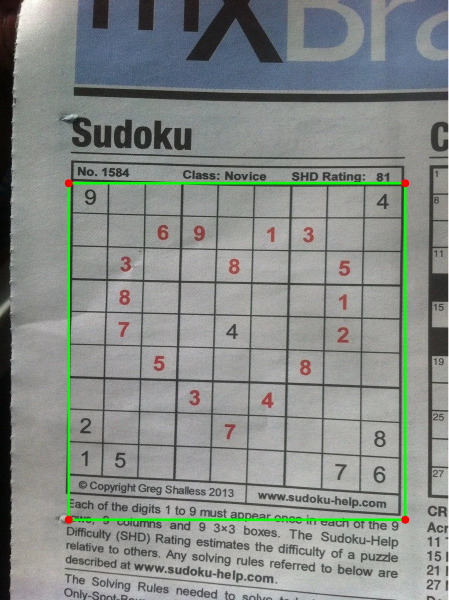
#> input picture _archive/legacy_detection/evaluation/debug_images/0bQYX6pmZoRR9NOFSPc3QqogIfipaCvqgHovs9aq0wc_generalized_hough.jpg, 897 x 1200 px (shown at 1/2 size)
$ python -i test_edge_detection.py   (imports and definitions only)
#> lines starting #> are read from the running program, lines starting #| are printed output that depends on the picture
"""
Unit tests for cell edge detection.

Tests ROI extraction, Canny edge detection, Hough lines, and line classification.
"""

import sys
from pathlib import Path

import cv2
import numpy as np
import pytest

# Add project and notebook utils to path
PROJECT_ROOT = Path(__file__).parent.parent.parent
sys.path.insert(0, str(PROJECT_ROOT))
sys.path.insert(0, str(PROJECT_ROOT / "notebooks" / "cell_detection"))

from utils.geometry import line_angle, line_intersection, classify_line_orientation


class TestROIExtraction:
    """Tests for Region of Interest extraction."""

    # [52 lines left out: functions test_roi_contains_bbox, test_roi_handles_edge_bbox, test_roi_offset_tracking, not called in this run]


class TestCannyEdgeDetection:
    """Tests for Canny edge detection."""

    # [31 lines left out: functions test_detects_edges_on_simple_shape, test_no_edges_on_uniform_image, test_threshold_sensitivity, not called in this run]


class TestHoughLines:
    """Tests for Hough line detection."""

    # [53 lines left out: functions test_detects_horizontal_line, test_detects_vertical_line, test_min_line_length_filter, test_detects_multiple_lines, not called in this run]


class TestLineAngle:
    """Tests for line angle calculation."""

    # [28 lines left out: functions test_horizontal_line_angle, test_vertical_line_angle, test_diagonal_line_angle, test_handles_zero_length_line, not called in this run]


class TestLineClassification:
    """Tests for line classification as horizontal/vertical/diagonal."""

    # [28 lines left out: functions test_classifies_horizontal, test_classifies_vertical, test_classifies_diagonal, test_near_horizontal_within_threshold, not called in this run]


class TestLineIntersection:
    """Tests for line intersection calculation."""

    # [43 lines left out: functions test_perpendicular_intersection, test_parallel_lines_no_intersection, test_angled_intersection, test_intersection_outside_segments, not called in this run]


class TestEdgeSelection:
    """Tests for selecting best cell edges."""

    # [25 lines left out: functions test_selects_topmost_horizontal, test_selects_leftmost_vertical, not called in this run]


class TestCellCornerComputation:
    """Tests for computing cell corners from intersection."""

    # [33 lines left out: functions test_computes_square_cell, test_computes_rectangular_cell, not called in this run]


class TestIntegration:
    """Integration tests for the full edge detection pipeline."""

    # [14 lines left out: function test_detects_cell_edges_in_synthetic_grid, not called in this run]

    def test_hough_finds_lines_in_synthetic_grid(self, synthetic_grid_image):
        """Test Hough line detection on synthetic grid."""
        image, _ = synthetic_grid_image(size=450)

        gray = cv2.cvtColor(image, cv2.COLOR_BGR2GRAY)
        edges = cv2.Canny(gray, 50, 150)

        lines = cv2.HoughLinesP(
            edges, 1, np.pi/180, threshold=50,
            minLineLength=30, maxLineGap=10
        )

        # Should find many lines (grid has lots of lines)
        assert lines is not None
        assert len(lines) > 10


class TestEdgeCases:
    """Tests for edge cases and error handling."""

    # [49 lines left out: functions test_handles_no_lines_detected, test_handles_only_horizontal_lines, test_handles_noisy_image, not called in this run]

>>> import cv2
>>> picture = cv2.imread('../legacy_detection/evaluation/debug_images/0bQYX6pmZoRR9NOFSPc3QqogIfipaCvqgHovs9aq0wc_generalized_hough.jpg', cv2.IMREAD_GRAYSCALE)
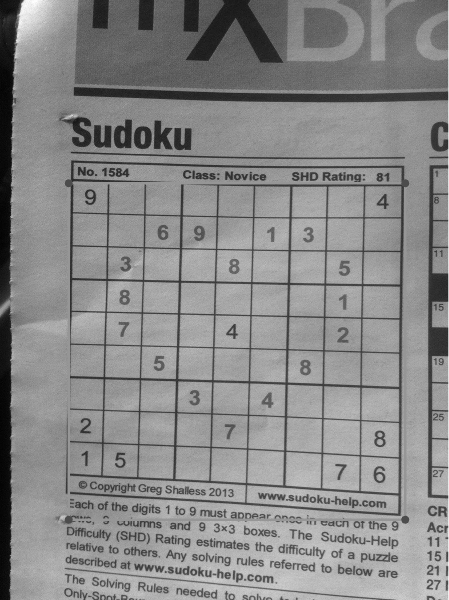
#> picture: shape (1200, 897) (shown at 1/2 size); min 0, max 255, mean 136.4
#> (the run stopped early here; a loop or call above may not have finished)

$ run again, on _archive/legacy_detection/evaluation/debug_images/_0_1018787_simple_baseline.jpg
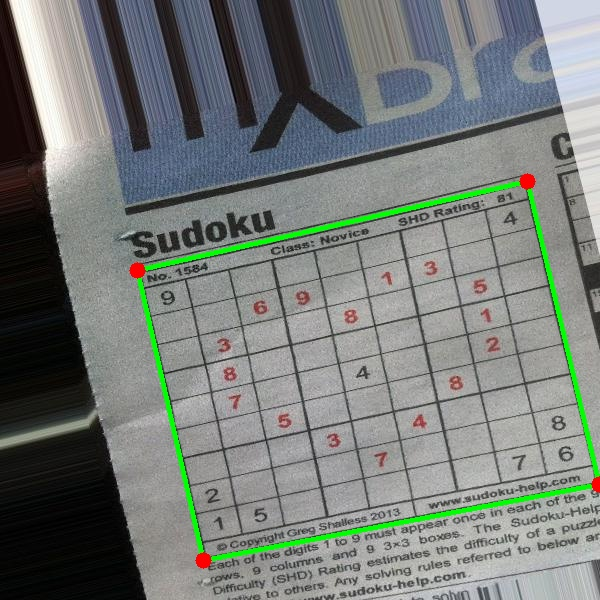
#> input picture _archive/legacy_detection/evaluation/debug_images/_0_1018787_simple_baseline.jpg, 600 x 600 px
#> `picture = cv2.imread('../legacy_detection/evaluation/debug_images/0bQY..`:
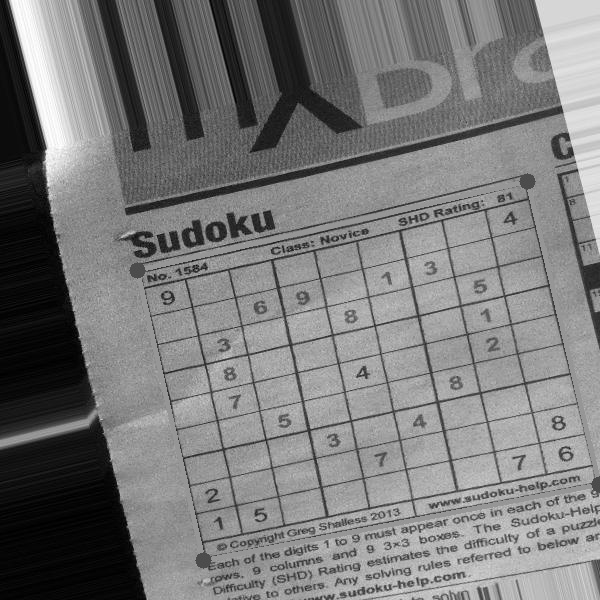
#> picture: shape (600, 600); min 0, max 255, mean 121.3
